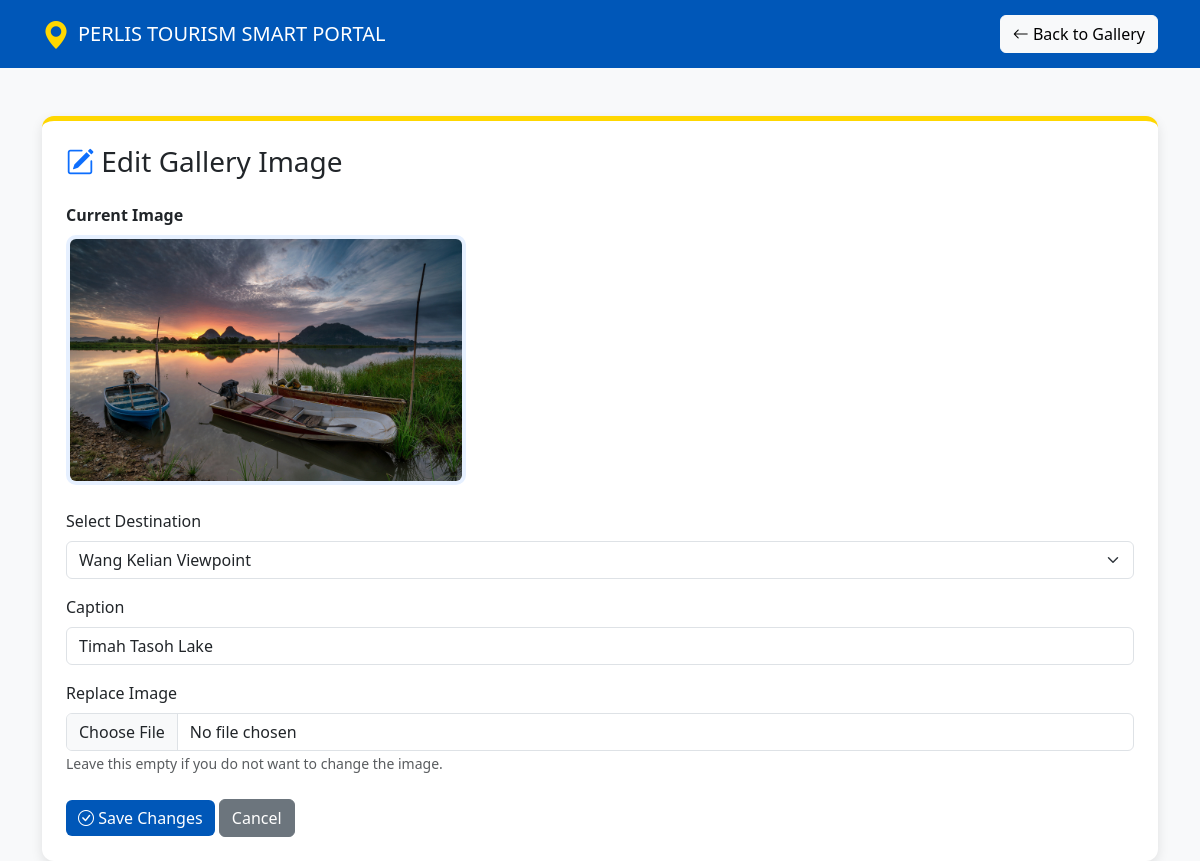
Page /admin/edit_gallery.php?id=3 (signed in) on the committed database.
### tables this page shows
CREATE TABLE `gallery` (
  `gallery_id` int(11) NOT NULL,
  `title` varchar(100) DEFAULT NULL,
  `image` varchar(255) DEFAULT NULL,
  `caption` varchar(255) DEFAULT NULL,
  `destination_id` int(11) DEFAULT NULL
);

CREATE TABLE `destinations` (
  `destination_id` int(11) NOT NULL,
  `destination_name` varchar(100) NOT NULL,
  `category` varchar(50) DEFAULT NULL,
  `location` varchar(100) DEFAULT NULL,
  `description` text DEFAULT NULL,
  `image` varchar(255) DEFAULT NULL,
  `created_at` timestamp NOT NULL DEFAULT current_timestamp()
);

### admin/edit_gallery.php (the view, shortened to what this page needs)
<?php
include("../config.php");
$id = (int) $_GET['id'];
$result = mysqli_query(
    $conn,
    "SELECT *
     FROM gallery
     WHERE gallery_id='$id'"
);
$gallery = mysqli_fetch_assoc($result);
?>
<!DOCTYPE html>
<html lang="en">
<head>
<link
    href="https://cdn.jsdelivr.net/npm/bootstrap@5.3.3/dist/css/bootstrap.min.css"
    rel="stylesheet"
>
<link
    href="https://cdn.jsdelivr.net/npm/bootstrap-icons@1.11.3/font/bootstrap-icons.css"
    rel="stylesheet"
>
</head>
<body class="bg-light">
<nav class="navbar navbar-dark navbar-blue">
<div class="container">
<a class="navbar-brand d-flex align-items-center gap-2">
<i class="bi bi-geo-alt-fill logo-icon"></i>
<span>
PERLIS TOURISM SMART PORTAL
</span>
</a>
<a
    href="manage_gallery.php"
    class="btn btn-light"
>
<i class="bi bi-arrow-left"></i>
Back to Gallery
</a>
</div>
</nav>
<div class="container mt-5">
<div class="card edit-card p-4">
<h3 class="mb-4">
<i class="bi bi-pencil-square text-primary"></i>
Edit Gallery Image
</h3>
<form
    method="POST"
    enctype="multipart/form-data"
>
<div class="mb-4">
<label class="form-label fw-bold">
Current Image
</label>
<br>
<img
    src="../assets/images/<?php
        echo htmlspecialchars($gallery['image']);
    ?>"
    class="current-image"
    alt="Current Gallery Image"
>
</div>
<div class="mb-3">
<label class="form-label">
Select Destination
</label>
<select
    name="destination"
    class="form-select"
    required
>
<?php
$destination = mysqli_query(
    $conn,
    "SELECT * FROM destinations
     ORDER BY destination_name ASC"
);
while($row = mysqli_fetch_assoc($destination)){
?>
<option
    value="<?php echo $row['destination_id']; ?>"
    <?php
    if(
        $row['destination_id']
        ==
        $gallery['destination_id']
    ){
        echo "selected";
    }
    ?>
>
<?php
echo htmlspecialchars(
    $row['destination_name']
);
?>
</option>
<?php
}
?>
</select>
</div>
<div class="mb-3">
<label class="form-label">
Caption
</label>
<input
    type="text"
    name="caption"
    class="form-control"
    value="<?php
        echo htmlspecialchars(
            $gallery['caption']
        );
    ?>"
>
</div>
<div class="mb-4">
<label class="form-label">
Replace Image
</label>
<input
    type="file"
    name="image"
    class="form-control"
    accept="image/*"
>
<small class="text-muted">
Leave this empty if you do not want to change the image.
</small>
</div>
<button
    type="submit"
    name="update"
    class="btn btn-blue"
>
<i class="bi bi-check-circle"></i>
Save Changes
</button>
<a
    href="manage_gallery.php"
    class="btn btn-secondary"
>
Cancel
</a>
</form>
</div>
</div>
</body>
</html>

### admin/edit_gallery.php (style rules this page uses)
.navbar-blue { background-color: #0057B8; }
.logo-icon { color: #FFD700; font-size: 28px; }
.btn-blue { background-color: #0057B8; color: white; border: none; }
.edit-card { border: none; border-top: 5px solid #FFD700; border-radius: 12px; box-shadow: 0 4px 12px rgba(0,0,0,0.10); }
.current-image { width: 100%; max-width: 400px; height: 250px; object-fit: cover; border-radius: 10px; border: 4px solid #E6F0FF; }

### rows in the picture
gallery: image (picture), destination "Wang Kelian Viewpoint", caption "Timah Tasoh Lake"
